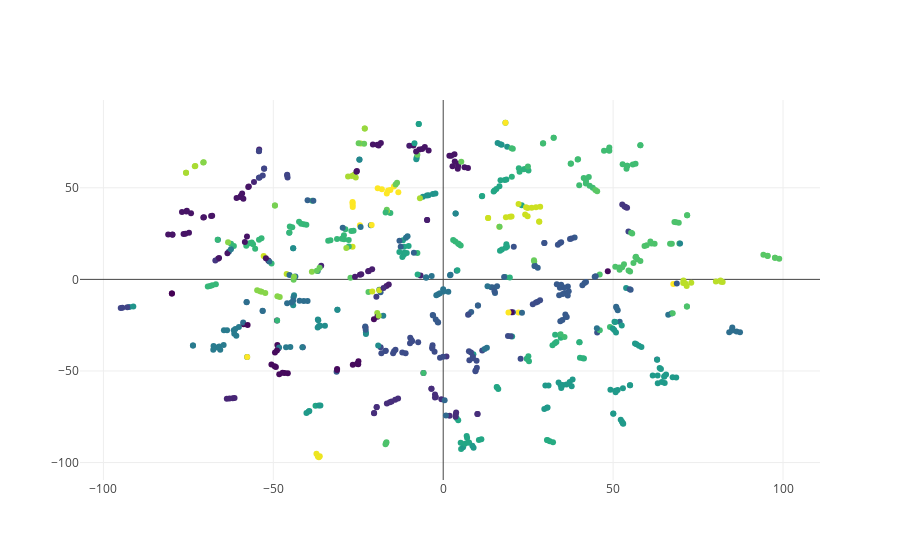
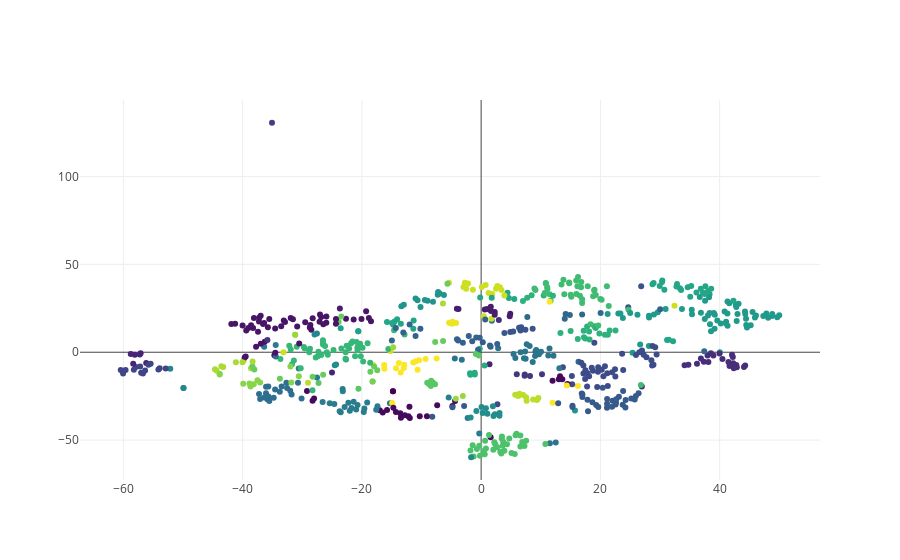
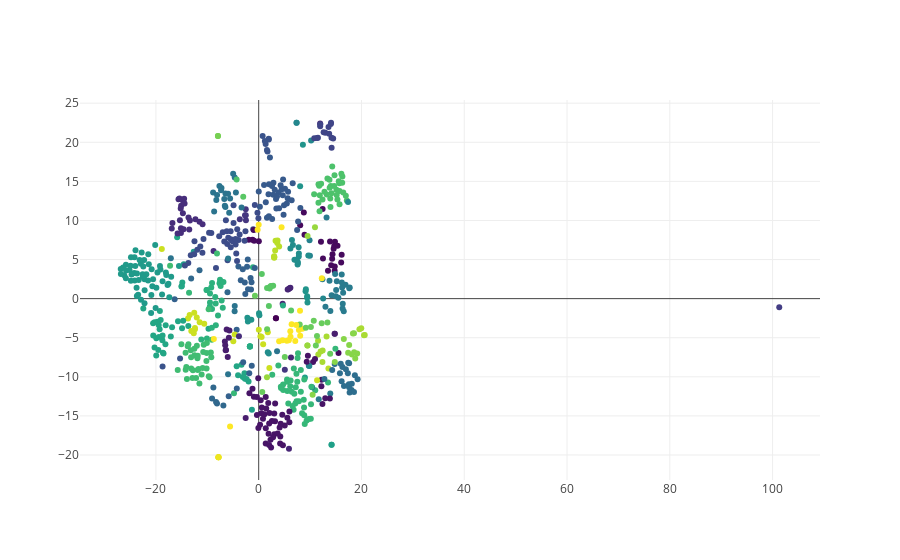
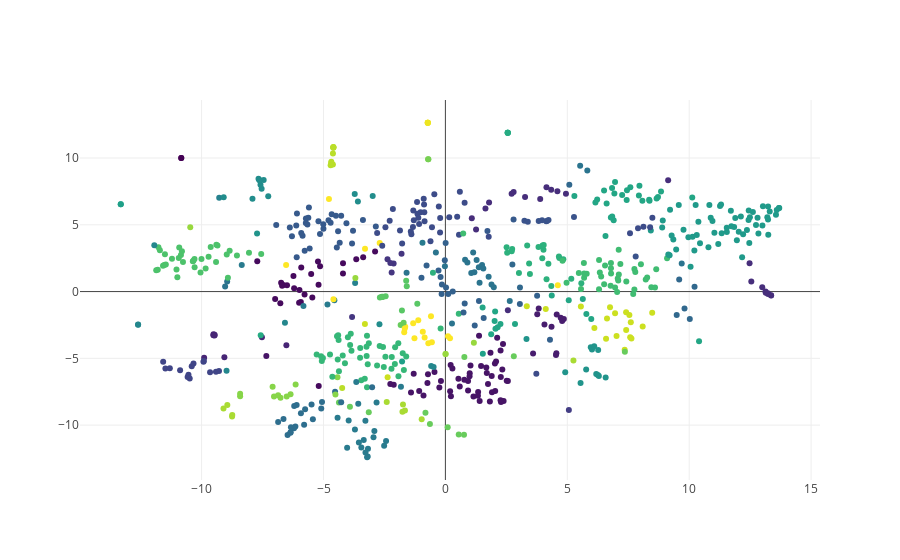

Source (notebook cell) for these figures, in order:
### Code cell
plotTSNE(x1,y1,c,N)
plotTSNE(x2,y2,c,N)
plotTSNE(x3,y3,c,N)
plotTSNE(x4,y4,c,N)

### Figure 1 — Plotly figure (JSON) as saved in the notebook; plotly's stock layout.template omitted (floating-point values rounded to 4 significant figures; data arrays with more than 128 entries replaced by an {"elided": "..."} marker saying what was removed)
{"data": [{"hoverinfo": "text", "marker": {"color": {"elided": "700 float values"}, "colorscale": "Viridis"}, "mode": "markers", "showlegend": false, "text": {"elided": "700 str values"}, "type": "scatter", "uid": "dd227498-0666-498f-bfb2-b2a760dc18f6", "x": {"elided": "700 float values"}, "y": {"elided": "700 float values"}}], "layout": {}}

### Figure 2 — Plotly figure (JSON) as saved in the notebook; plotly's stock layout.template omitted (floating-point values rounded to 4 significant figures; data arrays with more than 128 entries replaced by an {"elided": "..."} marker saying what was removed)
{"data": [{"hoverinfo": "text", "marker": {"color": {"elided": "700 float values"}, "colorscale": "Viridis"}, "mode": "markers", "showlegend": false, "text": {"elided": "700 str values"}, "type": "scatter", "uid": "9d6353eb-0ee2-407f-a940-4c149791682b", "x": {"elided": "700 float values"}, "y": {"elided": "700 float values"}}], "layout": {}}

### Figure 3 — Plotly figure (JSON) as saved in the notebook; plotly's stock layout.template omitted (floating-point values rounded to 4 significant figures; data arrays with more than 128 entries replaced by an {"elided": "..."} marker saying what was removed)
{"data": [{"hoverinfo": "text", "marker": {"color": {"elided": "700 float values"}, "colorscale": "Viridis"}, "mode": "markers", "showlegend": false, "text": {"elided": "700 str values"}, "type": "scatter", "uid": "a3dcde99-7135-4c82-8288-d381a09042c7", "x": {"elided": "700 float values"}, "y": {"elided": "700 float values"}}], "layout": {}}

### Figure 4 — Plotly figure (JSON) as saved in the notebook; plotly's stock layout.template omitted (floating-point values rounded to 4 significant figures; data arrays with more than 128 entries replaced by an {"elided": "..."} marker saying what was removed)
{"data": [{"hoverinfo": "text", "marker": {"color": {"elided": "700 float values"}, "colorscale": "Viridis"}, "mode": "markers", "showlegend": false, "text": {"elided": "700 str values"}, "type": "scatter", "uid": "40a2ff7f-d39f-4b47-ba7d-e8b94243b884", "x": {"elided": "700 float values"}, "y": {"elided": "700 float values"}}], "layout": {}}
